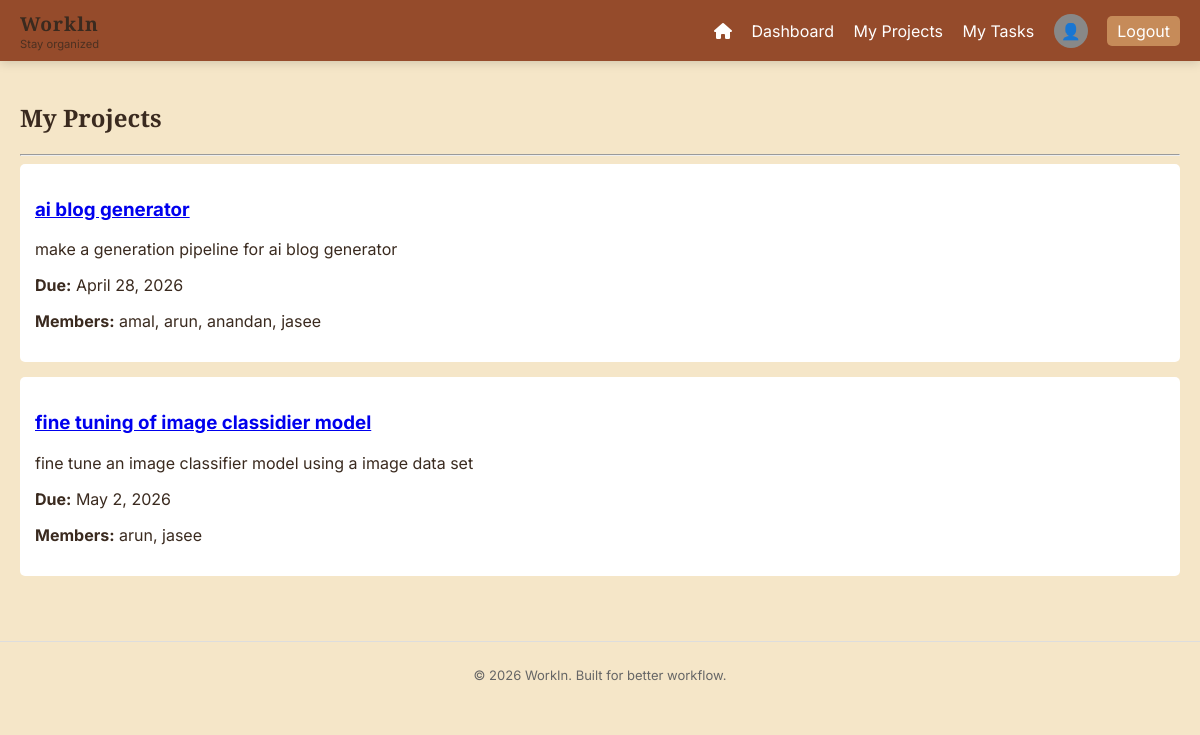
The page /projects/ (signed in) on the database as committed earlier.
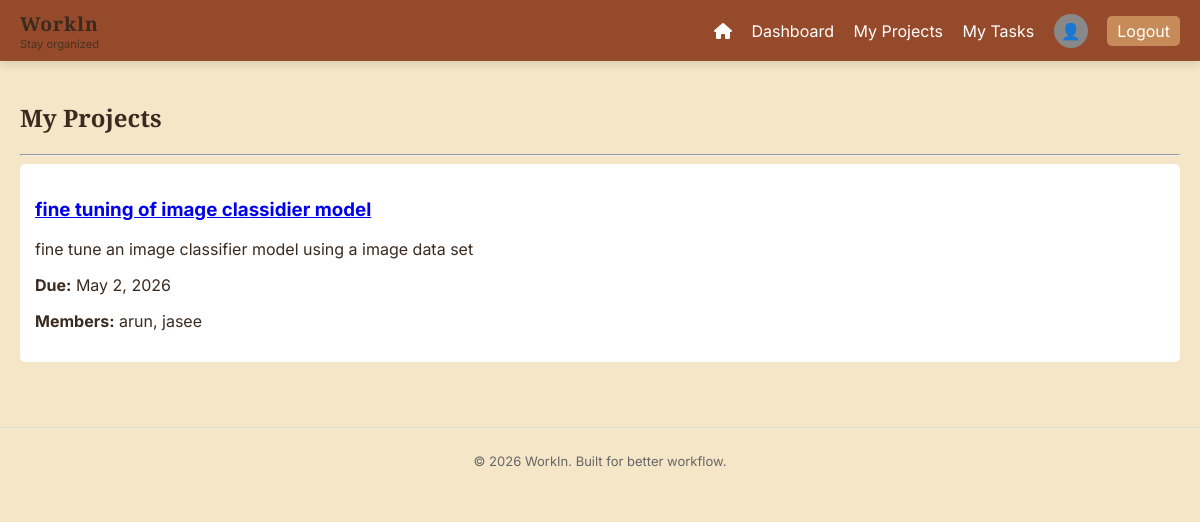
The same page on the database as committed later.
### projects/models.py (models this page shows, shortened)
class Project(models.Model):
    name = models.CharField(max_length=100)
    description = models.TextField()
    created_by = models.ForeignKey(User, on_delete=models.CASCADE)
    members = models.ManyToManyField(User, related_name='projects')
    due_date = models.DateField(null=True, blank=True)

### users/models.py (models this page shows)
class CustomUser(AbstractUser):
    ROLE_CHOICES = (
        ('admin', 'Admin'),
        ('member', 'Member'),
    )
    role = models.CharField(max_length=10, choices=ROLE_CHOICES, default='member')
    mobile_number = models.CharField(max_length=15, blank=True, null=True)
    profile_picture = models.ImageField(upload_to='profile_pics/', blank=True, null=True)
    job_title = models.CharField(max_length=100, blank=True, null=True)

### projects/views.py (the view, shortened to what this page needs)
# urls.py: path('', project_list, name='projects'),
@login_required
def project_list(request):
    user = request.user
    projects = Project.objects.filter(members=user)
    users = User.objects.all()
    return render(request, 'projects.html', {
        'projects': projects,
        'users': users,
        'page_title': 'My Projects'
    })

### templates/projects.html (shortened to what this page needs)
{% extends 'base.html' %}
{% block content %}
<h2>{{ page_title }}</h2>
<hr>
{% for project in projects %}
    <div class="card">
        <a href="{% url 'project_detail' project.id %}">
        <h3>{{ project.name }}</h3></a>
        <p>{{ project.description }}</p>
        <p><strong>Due:</strong> {{ project.due_date }}</p>
        <p><strong>Members:</strong> {% for member in project.members.all %}{{ member.username }}{% if not forloop.last %}, {% endif %}{% empty %}None{% endfor %}</p>
    </div>
{% empty %}
    <p>No projects found</p>
{% endfor %}
{% endblock %}

Rows that differ between the two databases and show on the page:
no longer on this page (row edited): Project: name "ai blog generator", description "make a generation pipeline for ai blog generator", due_date "April 28, 2026", CustomUser (username "arun"), CustomUser (username "jasee")
no longer on this page (row edited): CustomUser: username "amal", shown under "ai blog generator"
no longer on this page (row unchanged): CustomUser: username "anandan", shown under "ai blog generator"
